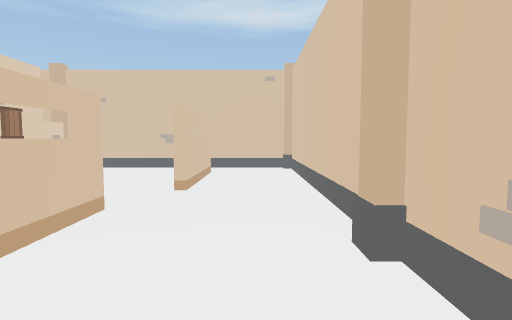
view 1 (above)

21 first-person views from a walk through a 3-D level made in the Unity game engine. The camera is 1.5 m above the floor, tilts 4° down and sees 80° across. The floor is counted in squares, 1 m on a side. Each view is taken from the middle of a square. On the plan, view 1 faces up. The plan holds only what a view shows up to about 15 squares ahead; the rest is blank. The place goes on beyond the plan.

view 2
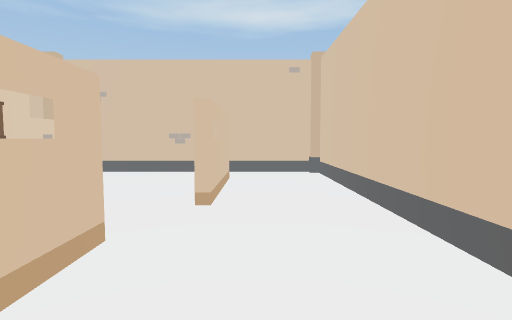

view 3
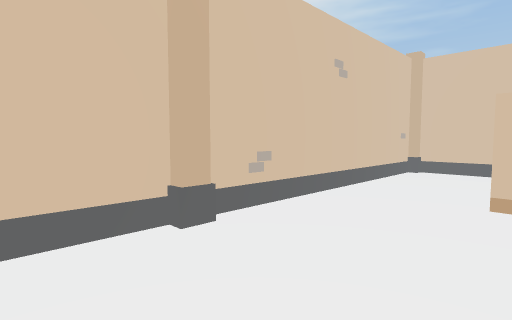

view 4
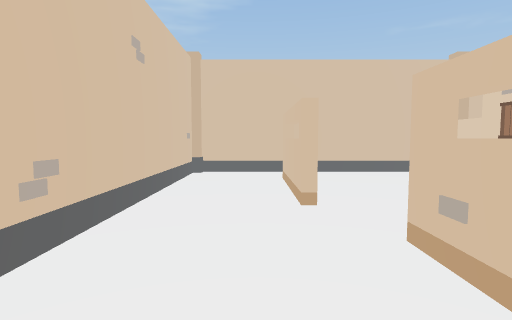

view 5
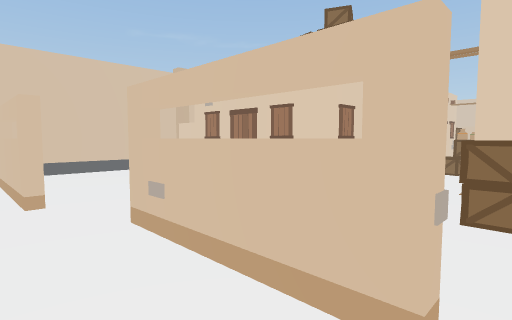

view 6
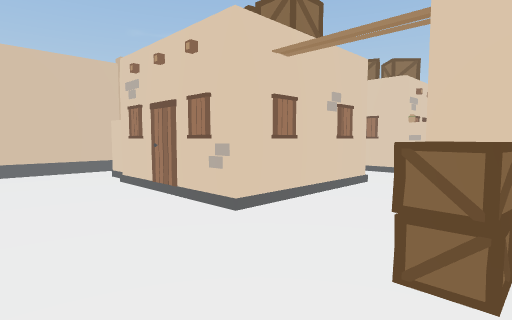

view 7
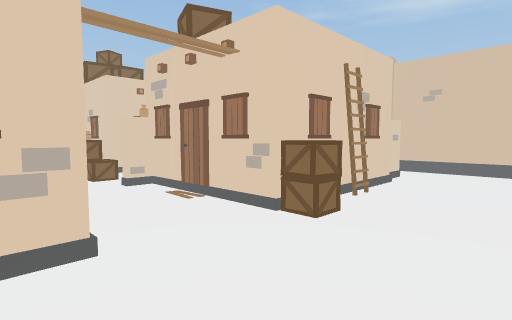

view 8
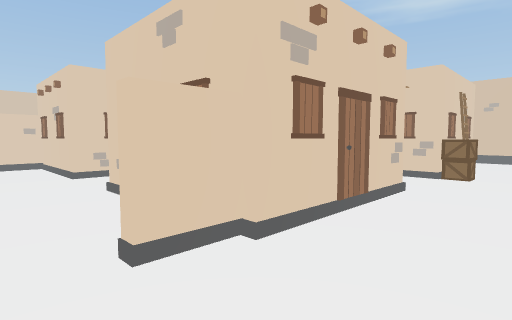

view 9
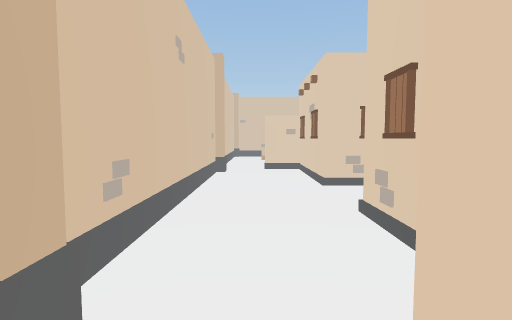

view 10
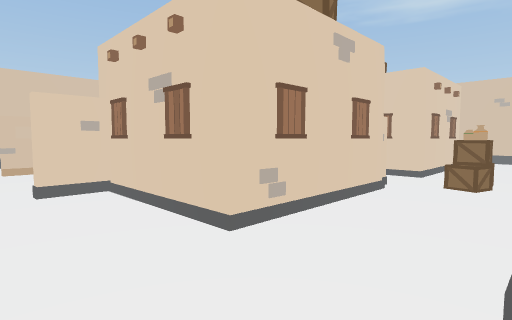

view 11
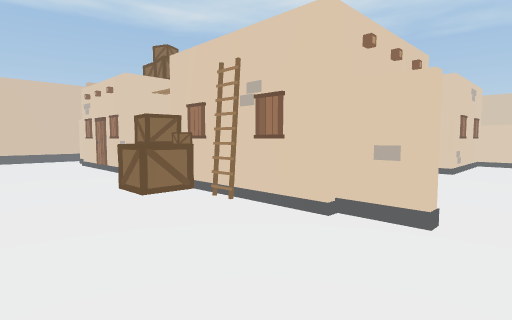

view 12
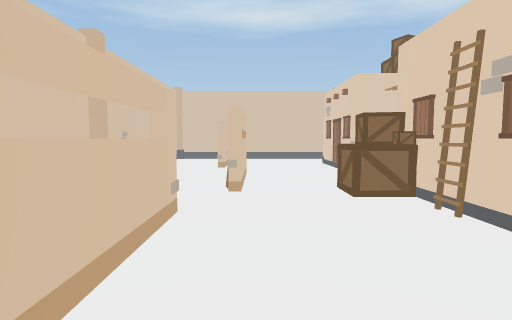

view 13
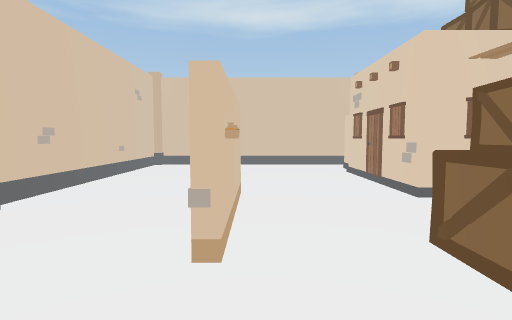

view 14
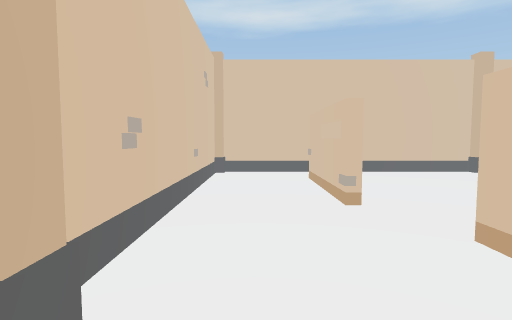

view 15
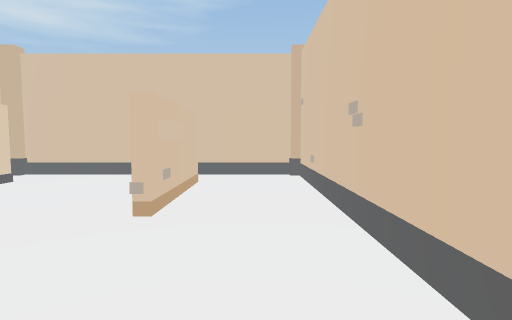

view 16
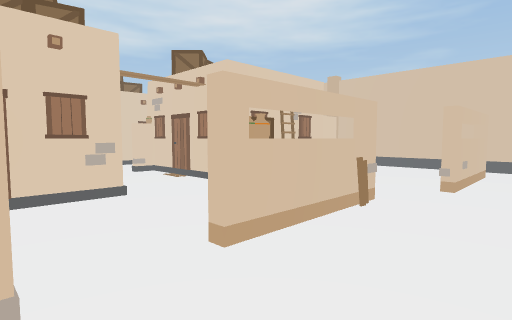

view 17
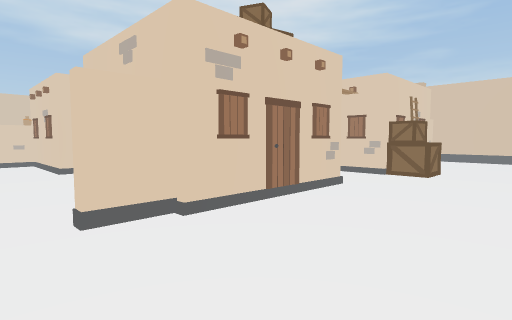

view 18
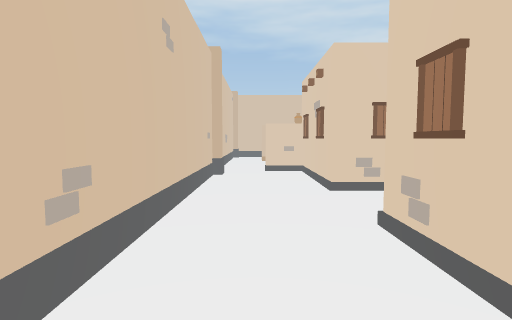

view 19
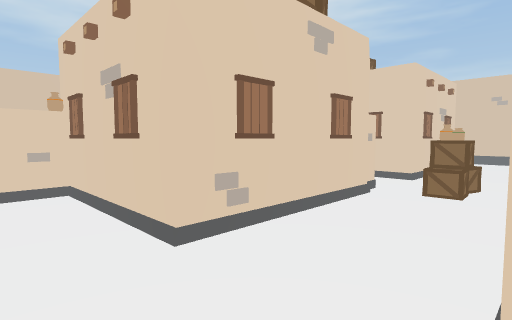

view 20
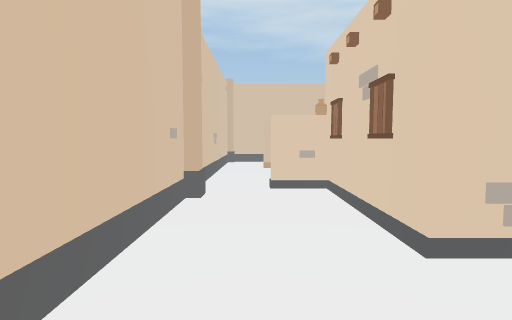

view 21
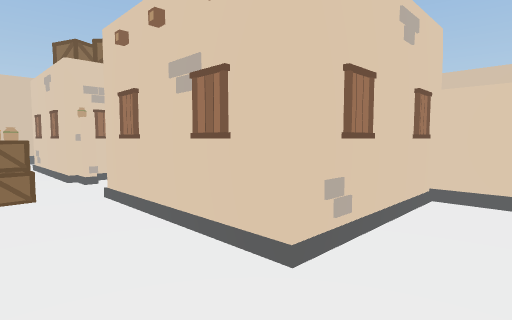

### Floor plan
Key: @ floor where view 1 was taken; # wall or solid block; . floor; = window, fence, low wall or low ledge; B building; A box; O other object.
Columns run from 34 left of view 1 to 2 right of it. Each row starts with its distance up from view 1.
 16 #############################OO######
 15 #..... .............................#
 14 #.... ..............................#
 13 #...O .....#.............#......#...#
 12 #...=......#B##B#...##B###......=...#
 11 #...=.....B     #...#    ##.....=...#
 10 #... .....#     #...#     B.....=...#
  9 #...O.....#     #...#     #.....#...#
  8 #.........#     #...#     #.........#
  7 O.........B     #...##   ##.........#
  6 O....#....B######...B#####AA..O#....#
  5 #....=............A.O..........=....#
  4 #....=............AA...........=....#
  3 #....=..........O.A............=....#
  2 #....#...AAB####O...######B....#....#
  1 #........AA    ##...#     B.........#
  0 #.........#     #...#     #.......@.#
 -1 #...O.....#     #...#     #.....#...#
 -2 #...O.....B     #...#     #.....=...#
 -3 #...=.....##    #...#     B.....=...#
 -4 #...=......###B##...#B##B#......=...#
 -5 #...#......O.............#......#...#
 -6 #...O...............................#
 -7 #...................................#
 -8 #####################################

Positions as (right, up) in squares from view 1, and headings:
1: (0, 0), facing up
2: (-1, 2), facing up
3: (-3, 7), facing down-right
4: (-1, 6), facing down
5: (-1, 7), facing down-left
6: (-4, 7), facing down-left
7: (-4, 1), facing up-left
8: (-5, -7), facing up-left
9: (-8, -6), facing left
10: (-14, -7), facing up-left
11: (-29, -7), facing up-right
12: (-28, -7), facing up
13: (-28, -2), facing up
14: (-32, 2), facing up
15: (-32, 5), facing down
16: (-32, 9), facing down-right
17: (-29, 15), facing down-right
18: (-23, 14), facing right
19: (-18, 14), facing down-right
20: (-18, 14), facing right
21: (-15, 14), facing down-left
